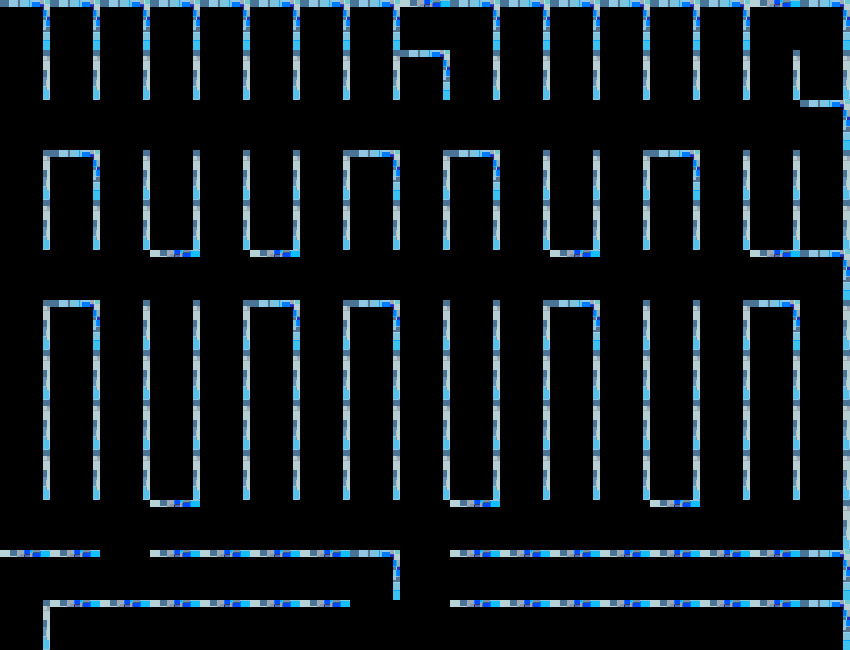

Below is a game level as drawn by its tile map, then a one-line description and the .tmx that defines it (tile-layer data replaced by summaries):
An orthogonal 17x13 tile map with 50x50 px tiles, 1 tile layer (grid).

<map version="1.0" orientation="orthogonal" renderorder="right-down" width="17" height="13" tilewidth="50" tileheight="50">
 <tileset firstgid="1" name="walls" tilewidth="50" tileheight="50">
  <image source="walls.png" width="100" height="100" />
  <tile id="0">
   <properties>
    <property name="blr" value="" />
   </properties>
  </tile>
  <tile id="1">
   <properties>
    <property name="blt" value="" />
   </properties>
  </tile>
  <tile id="2">
   <properties>
    <property name="bltr" value="" />
   </properties>
  </tile>
  <tile id="3">
   <properties>
    <property name="bl" value="" />
   </properties>
  </tile>
 </tileset>
 <layer name="grid" width="17" height="13">
  <data>[221 cells, 221 non-empty, 4 distinct tile ids]</data>
 </layer>
</map>